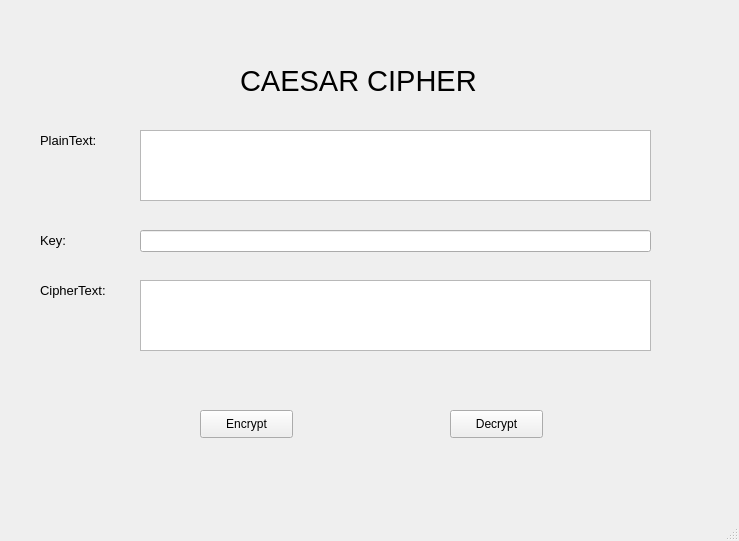
<?xml version="1.0" encoding="UTF-8"?>
<ui version="4.0">
 <class>MainWindow</class>
 <widget class="QMainWindow" name="MainWindow">
  <property name="geometry">
   <rect>
    <x>0</x>
    <y>0</y>
    <width>739</width>
    <height>541</height>
   </rect>
  </property>
  <property name="windowTitle">
   <string>MainWindow</string>
  </property>
  <widget class="QWidget" name="centralwidget">
   <widget class="QLabel" name="label">
    <property name="geometry">
     <rect>
      <x>240</x>
      <y>50</y>
      <width>271</width>
      <height>61</height>
     </rect>
    </property>
    <property name="font">
     <font>
      <pointsize>22</pointsize>
     </font>
    </property>
    <property name="text">
     <string>CAESAR CIPHER</string>
    </property>
   </widget>
   <widget class="QLabel" name="label_2">
    <property name="geometry">
     <rect>
      <x>40</x>
      <y>130</y>
      <width>91</width>
      <height>21</height>
     </rect>
    </property>
    <property name="font">
     <font>
      <pointsize>10</pointsize>
     </font>
    </property>
    <property name="text">
     <string>PlainText:</string>
    </property>
   </widget>
   <widget class="QLabel" name="label_3">
    <property name="geometry">
     <rect>
      <x>40</x>
      <y>280</y>
      <width>91</width>
      <height>21</height>
     </rect>
    </property>
    <property name="font">
     <font>
      <pointsize>10</pointsize>
     </font>
    </property>
    <property name="text">
     <string>CipherText:</string>
    </property>
   </widget>
   <widget class="QLabel" name="label_4">
    <property name="geometry">
     <rect>
      <x>40</x>
      <y>230</y>
      <width>91</width>
      <height>21</height>
     </rect>
    </property>
    <property name="font">
     <font>
      <pointsize>10</pointsize>
     </font>
    </property>
    <property name="text">
     <string>Key:</string>
    </property>
   </widget>
   <widget class="QTextEdit" name="txt_plaintext">
    <property name="geometry">
     <rect>
      <x>140</x>
      <y>130</y>
      <width>511</width>
      <height>71</height>
     </rect>
    </property>
   </widget>
   <widget class="QLineEdit" name="txt_key">
    <property name="geometry">
     <rect>
      <x>140</x>
      <y>230</y>
      <width>511</width>
      <height>22</height>
     </rect>
    </property>
   </widget>
   <widget class="QTextEdit" name="txt_ciphertext">
    <property name="geometry">
     <rect>
      <x>140</x>
      <y>280</y>
      <width>511</width>
      <height>71</height>
     </rect>
    </property>
   </widget>
   <widget class="QPushButton" name="btn_encrypt">
    <property name="geometry">
     <rect>
      <x>200</x>
      <y>410</y>
      <width>93</width>
      <height>28</height>
     </rect>
    </property>
    <property name="text">
     <string>Encrypt</string>
    </property>
   </widget>
   <widget class="QPushButton" name="btn_decrypt">
    <property name="geometry">
     <rect>
      <x>450</x>
      <y>410</y>
      <width>93</width>
      <height>28</height>
     </rect>
    </property>
    <property name="text">
     <string>Decrypt</string>
    </property>
   </widget>
  </widget>
  <widget class="QMenuBar" name="menubar">
   <property name="geometry">
    <rect>
     <x>0</x>
     <y>0</y>
     <width>739</width>
     <height>26</height>
    </rect>
   </property>
  </widget>
  <widget class="QStatusBar" name="statusbar"/>
 </widget>
 <resources/>
 <connections/>
</ui>
